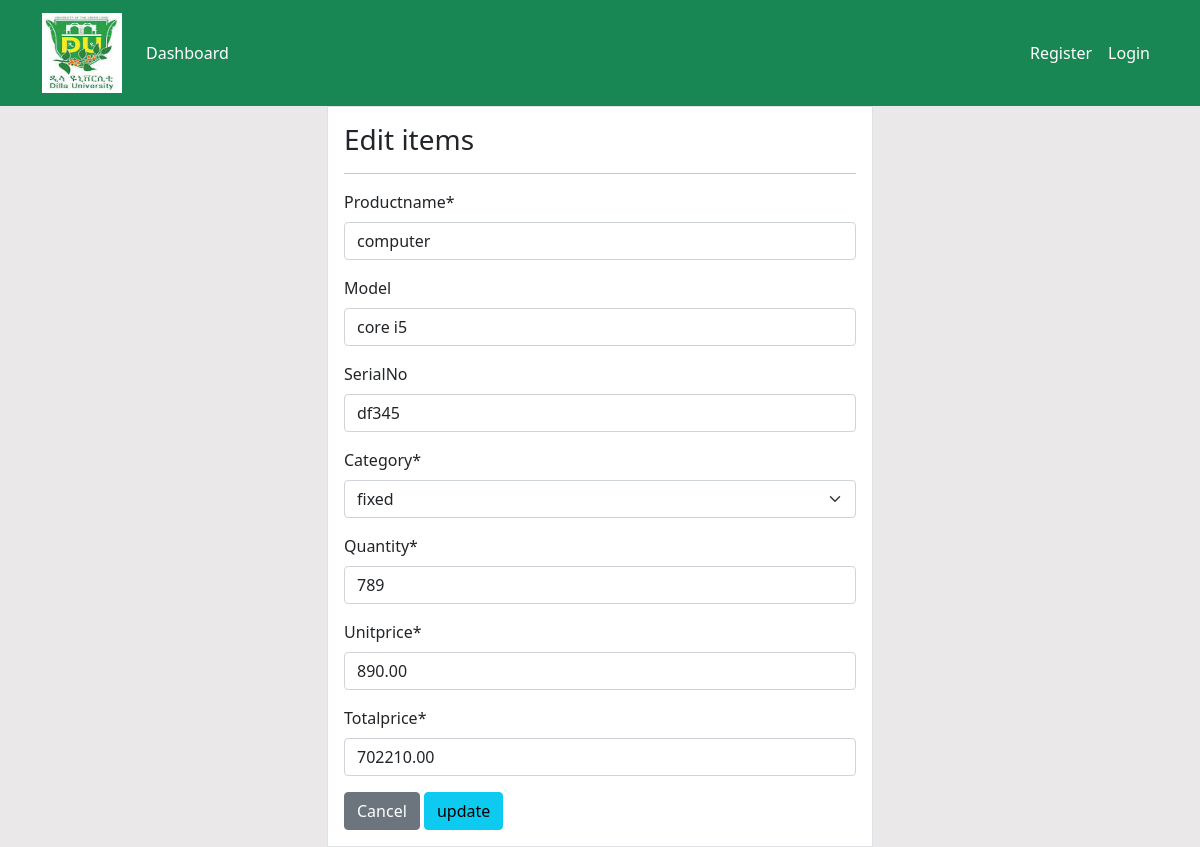
Screenshot of /product/update/1/ (signed in) with the database file from the repository.
### dashboard/models.py (models this page shows, shortened)
class Product(models.Model):
    productname = models.CharField( max_length=100,null=True)
    model= models.CharField( max_length=100,null=True,blank=True)
    serialNo = models.CharField( max_length=100,null=True,blank=True)
    category = models.CharField( max_length=20,choices=CATEGORY,null=True)
    quantity= models.PositiveIntegerField(null=True)
    unitprice = models.DecimalField(max_digits=10, decimal_places=2)
    totalprice = models.DecimalField(max_digits=10, decimal_places=2, default=('0.0'))
    class Meta:
        verbose_name_plural = 'Product'

### dashboard/views.py (the view)
# urls.py: path('product/update/<int:pk>/', views.product_update, name='dashboard-product_update'),
@login_required
def product_update(request, pk):
    item =Product.objects.get(id=pk)
    if request.method == 'POST':
        form = ProductForm(request.POST, instance=item)
        if form.is_valid():
           form.save()
           return redirect('dashboard-product')
    else:
     form = ProductForm(instance=item)
     context = {
        'form': form,
    }
    return render(request, 'dashboard/product_update.html', context)

### dashboard/forms.py
class ProductForm(forms.ModelForm):
    class Meta:
        model = Product
        fields = ['productname', 'model', 'serialNo', 'category', 'quantity', 'unitprice', 'totalprice']

### templates/dashboard/product_update.html (shortened to what this page needs)
{% extends 'supporter/product_update.html' %}

### templates/supporter/product_update.html (shortened to what this page needs)
{% load static %}
<!doctype html>
<html lang="en">
  <head>
    <link rel="stylesheet" href="https://cdnjs.cloudflare.com/ajax/libs/font-awesome/4.7.0/css/font-awesome.min.css">
    <link href="https://cdn.jsdelivr.net/npm/bootstrap@5.0.2/dist/css/bootstrap.min.css" rel="stylesheet">
 <link rel="stylesheet" href="{% static '/style.css' %}">
  </head>
  <body>
    {% load crispy_forms_tags %}
    <nav class="navbar navbar-expand-lg navbar-info bg-success">
        <div class="container">
          <a class="navbar-brand text-info" href="{% url 'dashboard-mytemplate' %}">
            <img src="{% static 'logo.png' %}" height="80px" width="80px">
          </a>
          <div class="collapse navbar-collapse" id="navbarSupportedContent">
            <ul class="navbar-nav me-auto mb-2 mb-lg-0">
              <li class="nav-active">
                <a class="nav-link text-white" aria-current="page" href="{% url 'dashboard-mytemplate' %}">Dashboard</a>
              </li>
            </ul>
    <ul class="navbar-nav ml-auto  mb-lg-0">
              <li class="nav-item">
                <a class="nav-link text-white" href="{% url 'user-register' %}">Register</a>
              </li>
              <li class="nav-item">
                <a class="nav-link text-white" href="{% url 'user-login' %}">Login</a>
              </li>
            </ul>
          </div>
        </div>
    </nav>
    {% block content %}
    <div class="container">
      <div class="row">
       <div class="col-md-6 offset-md-3">
        <div class="border bg-white p-3">
          <h3>Edit items</h3>
          <hr>
          <form method = "POST">
            {{form|crispy}}
            <a class="btn btn-secondary" href="{% url 'dashboard-product' %}">Cancel</a>
            <input class="btn btn-info" type="submit" value="update">
          </form>
      </div>
      </div>
    </div>
  </div>
    {% endblock %}
    <body>
      </html>

### static/style.css (style rules this page uses)
body { background: rgba(230, 227, 227, 0.804); }

### rows the page displays
Product: productname "computer", model "core i5", serialNo "df345", category "fixed", quantity "789", unitprice "890.00", totalprice "702210.00"
